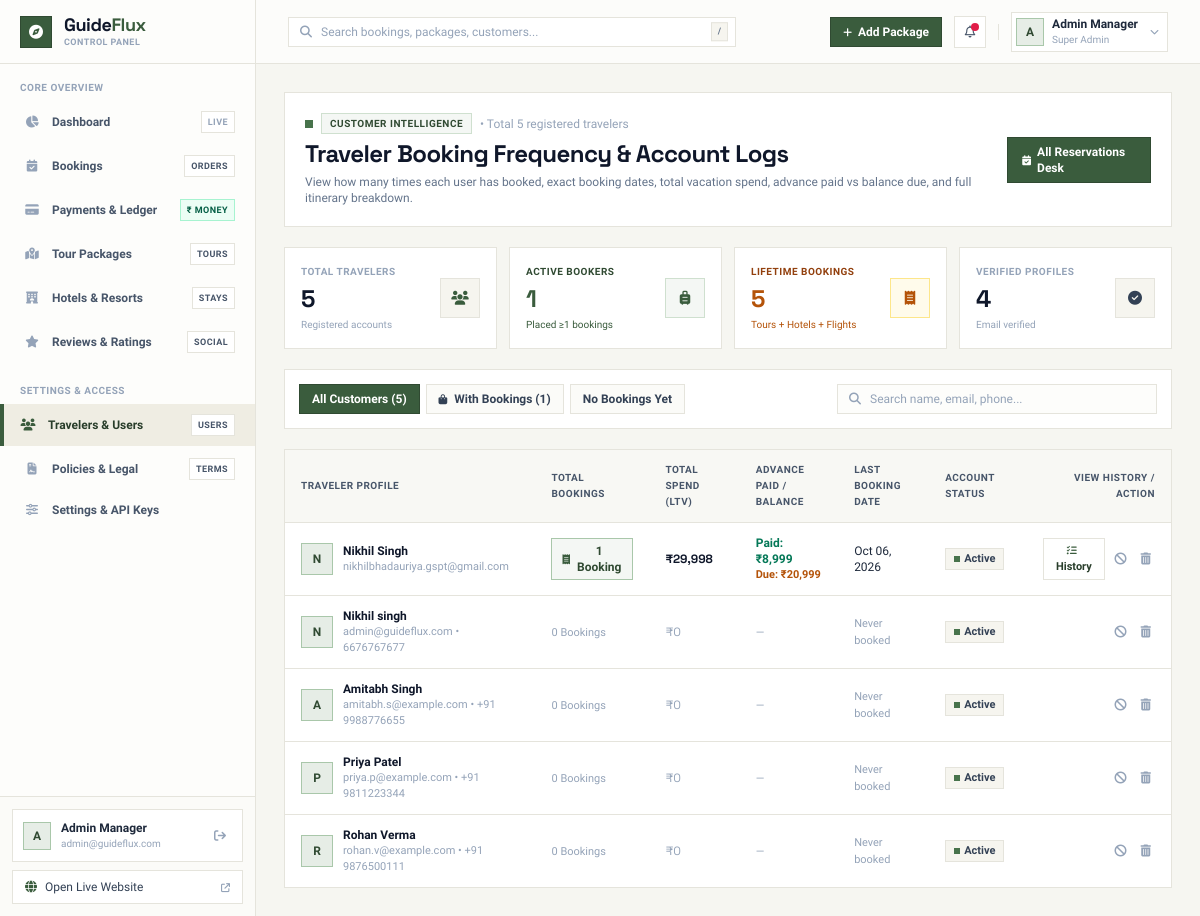
Page /admin/users.php (signed in) on the committed database.
### tables this page shows
CREATE TABLE `users` (
  `id` int NOT NULL AUTO_INCREMENT,
  `name` varchar(100) NOT NULL,
  `email` varchar(150) NOT NULL,
  `phone` varchar(30) DEFAULT NULL,
  `password` varchar(255) DEFAULT NULL,
  `avatar` varchar(255) DEFAULT NULL,
  `oauth_provider` varchar(50) DEFAULT 'email',
  `oauth_uid` varchar(255) DEFAULT NULL,
  `is_verified` tinyint(1) DEFAULT '0',
  `otp_code` varchar(10) DEFAULT NULL,
  `otp_expires_at` datetime DEFAULT NULL,
  `status` enum('active','blocked') DEFAULT 'active',
  `created_at` timestamp NULL DEFAULT CURRENT_TIMESTAMP,
  `last_login` datetime DEFAULT NULL,
  PRIMARY KEY (`id`),
  UNIQUE KEY `email` (`email`)
);

### admin/users.php (the view, shortened to what the rows shown need)
<?php
$pdo = getDBConnection();
$users = [];
if ($pdo) {
    try {
        $sql = "
            SELECT
                u.*,
                COUNT(b.id) AS total_bookings,
                COALESCE(SUM(b.amount), 0) AS total_spent,
                COALESCE(SUM(b.advance_amount), 0) AS total_advance_paid,
                COALESCE(SUM(b.balance_amount), 0) AS total_balance_due,
                MAX(b.created_at) AS last_booking_date
            FROM `users` u
            LEFT JOIN `bookings` b ON (b.user_id = u.id OR b.customer_email = u.email)
            WHERE 1=1
        ";
        $params = [];
        $sql .= " GROUP BY u.id";
        $sql .= " ORDER BY total_bookings DESC, u.id DESC";
        $stmt = $pdo->prepare($sql);
        $stmt->execute($params);
        $users = $stmt->fetchAll();
    } catch (Exception $e) {
        $users = [];
    }
}
$userBookingsMap = [];
if ($pdo) {
    try {
        $allBkgStmt = $pdo->query("SELECT * FROM `bookings` ORDER BY `id` DESC");
        while ($bkg = $allBkgStmt->fetch()) {
            $uIdKey = (string)($bkg['user_id'] ?? '');
            $uEmailKey = strtolower(trim($bkg['customer_email'] ?? ''));
            if (!empty($uIdKey)) {
                $userBookingsMap['id_' . $uIdKey][] = $bkg;
            }
            if (!empty($uEmailKey)) {
                $userBookingsMap['email_' . $uEmailKey][] = $bkg;
            }
        }
    } catch (Exception $e) {
        $userBookingsMap = [];
    }
}
include 'components/head.php';
?>
<div class="min-h-screen flex bg-cream-100/70 antialiased selection:bg-sage-600 selection:text-white">
    <div class="flex-1 lg:pl-64 xl:pl-68 flex flex-col min-w-0 transition-all">
        <main class="flex-1 p-4 sm:p-6 lg:p-7 w-full space-y-5">
            <div class="bg-white border border-[#e5e4dc] p-4 sm:p-5 flex flex-col md:flex-row md:items-center justify-between gap-4">
                <div class="space-y-1">
                    <h1 class="text-xl sm:text-2xl font-bold font-space text-slate-900 tracking-tight">
                        Traveler Booking Frequency &amp; Account Logs
                    </h1>
                </div>
            </div>
            <div class="bg-white border border-[#e5e4dc] overflow-hidden">
                <div class="overflow-x-auto">
                    <table class="w-full text-left text-xs border-collapse">
                        <thead>
                            <tr class="bg-cream-100/70 border-b border-[#e5e4dc] text-slate-600 font-bold uppercase tracking-wider text-[10px]">
                                <th class="py-3 px-4">Traveler Profile</th>
                                <th class="py-3 px-4">Total Bookings</th>
                                <th class="py-3 px-4">Total Spend (LTV)</th>
                                <th class="py-3 px-4">Advance Paid / Balance</th>
                                <th class="py-3 px-4">Last Booking Date</th>
                                <th class="py-3 px-4">Account Status</th>
                                <th class="py-3 px-4 text-right">View History / Action</th>
                            </tr>
                        </thead>
                        <tbody class="divide-y divide-[#e5e4dc]">
                            <?php if (!empty($users)): ?>
                                <?php foreach ($users as $u): ?>
                                    <?php
                                    $bCount = (int)$u['total_bookings'];
                                    $uSpent = (float)$u['total_spent'];
                                    $uAdv = (float)$u['total_advance_paid'];
                                    $uBal = (float)$u['total_balance_due'];
                                    $lastDate = !empty($u['last_booking_date']) ? date('M d, Y', strtotime($u['last_booking_date'])) : null;
                                    $ust = strtolower($u['status'] ?? 'active');
                                    $myBookings = [];
                                    $idKey = 'id_' . $u['id'];
                                    if (isset($userBookingsMap[$idKey])) {
                                        $myBookings = array_merge($myBookings, $userBookingsMap[$idKey]);
                                    }
                                    $bookingsJson = htmlspecialchars(json_encode($myBookings), ENT_QUOTES, 'UTF-8');
                                    ?>
                                    <tr class="hover:bg-cream-50/80 transition-colors">
                                        <td class="py-3 px-4">
                                            <div class="flex items-center gap-2.5">
                                                <div class="w-8 h-8 bg-sage-100 text-sage-800 font-bold text-xs flex items-center justify-center border border-sage-300 shrink-0">
                                                    <?php echo strtoupper(substr($u['name'] ?? 'U', 0, 1)); ?>
                                                </div>
                                                <div>
                                                    <div class="font-bold text-slate-900 flex items-center gap-1.5">
                                                        <span><?php echo htmlspecialchars($u['name'] ?? 'User'); ?></span>
                                                    </div>
                                                    <div class="text-[11px] text-slate-400">
                                                        <?php echo htmlspecialchars($u['email']); ?>
                                                        <?php echo !empty($u['phone']) ? ' • ' . htmlspecialchars($u['phone']) : ''; ?>
                                                    </div>
                                                </div>
                                            </div>
                                        </td>
                                        <td class="py-3 px-4">
                                            <?php if ($bCount > 0): ?>
                                                <button type="button"
                                                        onclick="openUserBookingsModal(<?php echo htmlspecialchars(json_encode($u['name'])); ?>, <?php echo htmlspecialchars(json_encode($u['email'])); ?>, <?php echo htmlspecialchars(json_encode($u['phone'])); ?>, <?php echo $bookingsJson; ?>)"
                                                        class="inline-flex items-center gap-1.5 px-2.5 py-1 text-xs font-extrabold bg-sage-50 text-sage-800 border border-sage-300 hover:bg-sage-100 transition-colors cursor-pointer">
                                                    <i class="fa-solid fa-receipt text-[10px] text-sage-700"></i>
                                                    <span><?php echo $bCount; ?> Booking<?php echo $bCount > 1 ? 's' : ''; ?></span>
                                                </button>
                                            <?php else: ?>
                                                <span class="text-slate-400 font-medium text-[11px]">0 Bookings</span>
                                            <?php endif; ?>
                                        </td>
                                        <td class="py-3 px-4 font-bold text-slate-900 font-space text-xs">
                                            <?php if ($uSpent > 0): ?>
                                                ₹<?php echo number_format($uSpent); ?>
                                            <?php else: ?>
                                                <span class="text-slate-400 font-normal">₹0</span>
                                            <?php endif; ?>
                                        </td>
                                        <td class="py-3 px-4 text-xs">
                                            <?php if ($bCount > 0): ?>
                                                <div class="text-emerald-700 font-bold">Paid: ₹<?php echo number_format($uAdv); ?></div>
                                                <?php if ($uBal > 0): ?>
                                                    <div class="text-amber-700 text-[11px] font-semibold">Due: ₹<?php echo number_format($uBal); ?></div>
                                                <?php endif; ?>
                                            <?php else: ?>
                                                <span class="text-slate-400 text-[11px]">—</span>
                                            <?php endif; ?>
                                        </td>
                                        <td class="py-3 px-4 text-xs text-slate-600 font-medium">
                                            <?php if ($lastDate): ?>
                                                <span class="text-slate-800"><?php echo $lastDate; ?></span>
                                            <?php else: ?>
                                                <span class="text-slate-400 text-[11px]">Never booked</span>
                                            <?php endif; ?>
                                        </td>
                                        <td class="py-3 px-4">
                                            <?php
                                            $stClass = ($ust === 'blocked') ? 'bg-rose-50 text-rose-900 border-rose-300' : 'bg-cream-100 text-slate-700 border-[#e5e4dc]';
                                            ?>
                                            <span class="inline-flex items-center gap-1 px-2 py-0.5 text-[11px] font-bold border <?php echo $stClass; ?>">
                                                <span class="w-1.5 h-1.5 <?php echo ($ust === 'blocked') ? 'bg-rose-600' : 'bg-sage-600'; ?>"></span>
                                                <?php echo ucfirst($ust); ?>
                                            </span>
                                        </td>
                                        <td class="py-3 px-4 text-right">
                                            <div class="inline-flex items-center gap-1.5">
                                                <?php if ($bCount > 0): ?>
                                                    <button type="button"
                                                            onclick="openUserBookingsModal(<?php echo htmlspecialchars(json_encode($u['name'])); ?>, <?php echo htmlspecialchars(json_encode($u['email'])); ?>, <?php echo htmlspecialchars(json_encode($u['phone'])); ?>, <?php echo $bookingsJson; ?>)"
                                                            class="px-2.5 py-1 bg-white hover:bg-cream-100 text-sage-900 font-bold text-[11px] border border-[#e5e4dc] transition-colors"
                                                            title="Inspect all bookings">
                                                        <i class="fa-solid fa-list-check text-[10px] text-sage-700 mr-1"></i>
                                                        <span>History</span>
                                                    </button>
                                                <?php endif; ?>
                                                <?php if ($ust === 'blocked'): ?>
                                                    <a href="users.php?action=activate&user_id=<?php echo $u['id']; ?>" class="px-2 py-1 bg-sage-700 hover:bg-sage-800 text-white font-bold text-[11px] border border-sage-800 transition-colors">
                                                        Unblock
                                                    </a>
                                                <?php else: ?>
                                                    <a href="users.php?action=block&user_id=<?php echo $u['id']; ?>" onclick="return confirm('Block this customer account?');" class="p-1 text-slate-400 hover:text-amber-700 transition-colors" title="Block User">
                                                        <i class="fa-solid fa-ban text-xs"></i>
                                                    </a>
                                                <?php endif; ?>
                                                <a href="users.php?action=delete&user_id=<?php echo $u['id']; ?>" onclick="return confirm('Delete customer account permanently?');" class="p-1 text-slate-400 hover:text-rose-600 transition-colors" title="Delete User">
                                                    <i class="fa-solid fa-trash-can text-xs"></i>
                                                </a>
                                            </div>
                                        </td>
                                    </tr>
                                <?php endforeach; ?>
                            <?php endif; ?>
                        </tbody>
                    </table>
                </div>
            </div>
        </main>
    </div>
</div>
<?php include 'components/footer.php'; ?>

### rows in the picture
users: name "N", name "Nikhil Singh", email "nikhilbhadauriya.gspt@gmail.com", bCount "1", uSpent "29,998", uAdv "8,999", uBal "20,999", lastDate "Oct 06, 2026", status "Active"
users: name "N", name "Nikhil singh", email "admin@guideflux.com", phone "6676767677", shows "0 Bookings", shows "₹0", shows "Never booked", status "Active"
users: name "A", name "Amitabh Singh", email "amitabh.s@example.com", phone "+91 9988776655", shows "0 Bookings", shows "₹0", shows "Never booked", status "Active"
users: name "P", name "Priya Patel", email "priya.p@example.com", phone "+91 9811223344", shows "0 Bookings", shows "₹0", shows "Never booked", status "Active"
users: name "R", name "Rohan Verma", email "rohan.v@example.com", phone "+91 9876500111", shows "0 Bookings", shows "₹0", shows "Never booked", status "Active"

### other values in the picture
substr($_SESSION['admin_name'] ?? 'A', 0, 1) "A"
$_SESSION['admin_name'] "Admin Manager"
$_SESSION['admin_email'] "admin@guideflux.com"
$totalUsers "5"
$activeBookersCount "1"
$totalLifetimeBookings "5"
$verifiedUsers "4"
